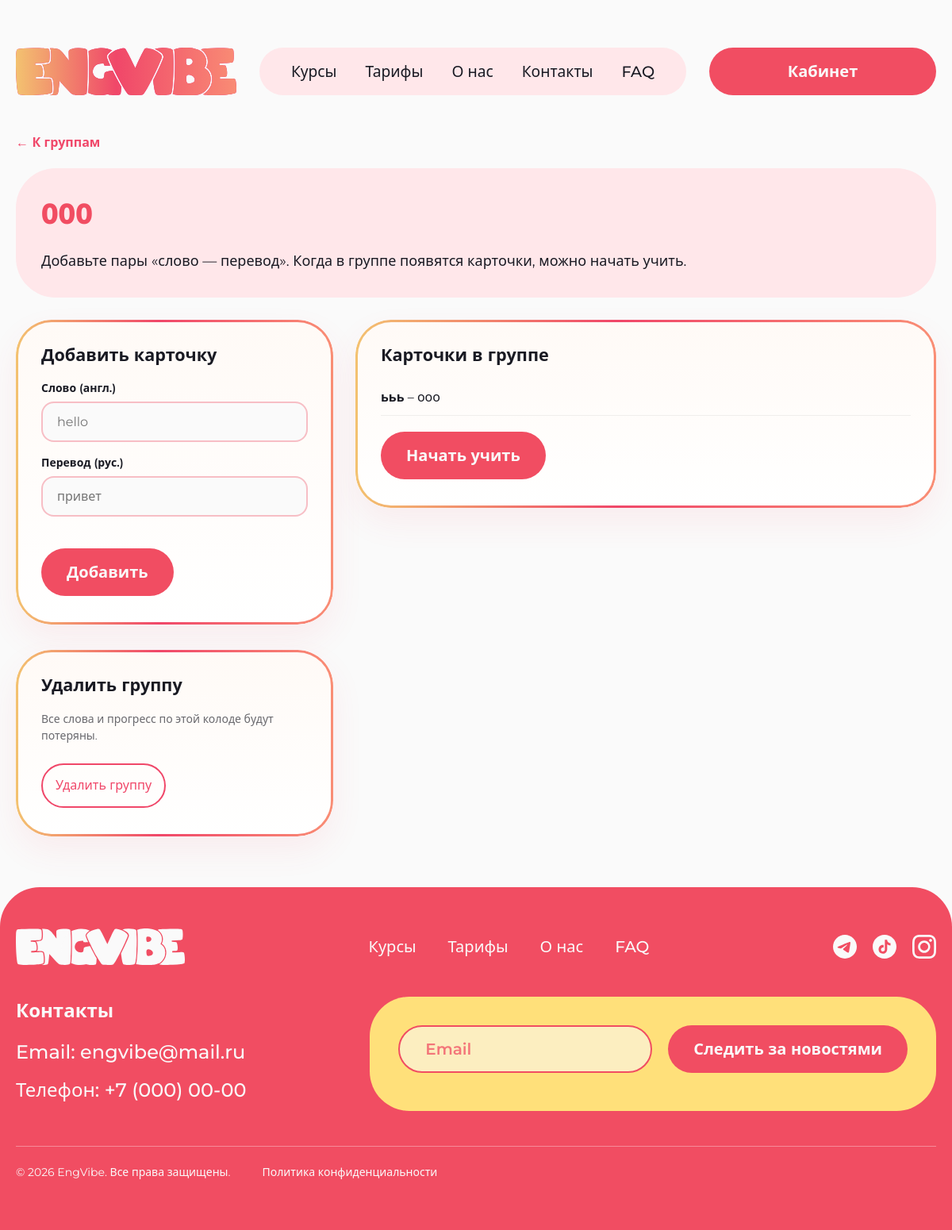
Screenshot of /games/flashcards/my/000/ (signed in) with the database file from the repository.
### core/models.py (models this page shows, shortened)
class FlashcardGroup(models.Model):
    class Meta:
        verbose_name = 'Группа карточек'
        verbose_name_plural = 'Группы карточек'
        ordering = ['order', 'name']
        constraints = [
            models.UniqueConstraint(
                fields=['slug'],
                condition=models.Q(owner__isnull=True),
                name='unique_default_flashcard_group_slug',
            ),
            models.UniqueConstraint(
                fields=['owner', 'slug'],
                condition=models.Q(owner__isnull=False),
                name='unique_user_flashcard_group_slug',
            ),
        ]
    name = models.CharField(max_length=120, verbose_name='Название')
    slug = models.SlugField(max_length=80, verbose_name='URL-идентификатор (slug)')
    level = models.CharField(
        max_length=2,
        choices=FLASHCARD_LEVELS,
        blank=True,
        verbose_name='Уровень',
        help_text='Для стандартных групп по уровням CEFR',
    )
    owner = models.ForeignKey(
        User,
        on_delete=models.CASCADE,
        null=True,
        blank=True,
        related_name='flashcard_groups',
        verbose_name='Владелец',
        help_text='Пусто — стандартная группа сайта',
    )
    order = models.PositiveIntegerField(default=0, verbose_name='Порядок')

class Flashcard(models.Model):
    class Meta:
        verbose_name = 'Карточка'
        verbose_name_plural = 'Карточки'
        ordering = ['order', 'id']
    group = models.ForeignKey(
        FlashcardGroup,
        on_delete=models.CASCADE,
        related_name='cards',
        verbose_name='Группа',
    )
    word_en = models.CharField(max_length=200, verbose_name='Слово (EN)')
    word_ru = models.CharField(max_length=200, verbose_name='Перевод (RU)')
    order = models.PositiveIntegerField(default=0, verbose_name='Порядок')

### core/flashcard_views.py (the view)
@login_required
def flashcards_group_manage(request, slug):
    group = _user_owned_group(slug, request.user)
    if not group:
        messages.error(request, 'Группа не найдена.')
        return redirect('core:flashcards_groups')
    if request.method == 'POST':
        if request.POST.get('action') == 'delete_group':
            name = group.name
            group.delete()
            messages.success(request, f'Группа «{name}» удалена.')
            return redirect('core:flashcards_groups')
        card_form = FlashcardForm(request.POST)
        if card_form.is_valid():
            card = card_form.save(commit=False)
            card.group = group
            card.save()
            messages.success(request, f'Карточка «{card.word_en}» добавлена.')
            return redirect('core:flashcards_group_manage', slug=slug)
    else:
        card_form = FlashcardForm()
    return render(
        request,
        'core/flashcards_group_manage.html',
        {
            'group': group,
            'cards': group.cards.all(),
            'card_form': card_form,
            'has_cards': group.cards.exists(),
        },
    )

### core/forms.py
class FlashcardForm(forms.ModelForm):
    class Meta:
        model = Flashcard
        fields = ('word_en', 'word_ru')
        labels = {
            'word_en': 'Слово (англ.)',
            'word_ru': 'Перевод (рус.)',
        }
    def __init__(self, *args, **kwargs):
        super().__init__(*args, **kwargs)
        placeholders = {
            'word_en': 'hello',
            'word_ru': 'привет',
        }
        for name, field in self.fields.items():
            field.widget.attrs.update({
                'class': 'input-field',
                'placeholder': placeholders.get(name, ''),
            })

### core/context_processors.py (called while the page is built)
def subscription_badge(request):
    return {}

def subscription_setup(request):
    return {
        'subscription_setup_pending': getattr(request, 'subscription_setup_pending', False),
    }

### core/flashcard_views.py (called while the page is built)
def _user_owned_group(slug, user):
    group = get_user_group(slug, user)
    if not group or group.owner_id != user.id:
        return None
    return group

### core/flashcards_utils.py (called while the page is built)
def get_user_group(group_slug, user):
    default = FlashcardGroup.objects.filter(slug=group_slug, owner__isnull=True).first()
    if default:
        return default
    return FlashcardGroup.objects.filter(slug=group_slug, owner=user).first()

### core/roles.py (called while the page is built)
def is_teacher(user):
    return user.is_authenticated and user.groups.filter(name='teacher_group').exists()

def is_teacher_or_admin(user):
    return is_teacher(user) or is_admin(user)

### core/templatetags/form_fields.py (called while the page is built)
@register.filter
def is_select_field(field):
    widget = field.field.widget
    return isinstance(widget, forms.Select) and not isinstance(
        widget, (forms.SelectMultiple, forms.CheckboxSelectMultiple)
    )

@register.filter
def is_multi_checkbox_field(field):
    return isinstance(field.field.widget, forms.CheckboxSelectMultiple)

@register.filter
def is_file_image_field(field):
    if getattr(field.field.widget, 'input_type', None) != 'file':
        return False
    return isinstance(field.field, forms.ImageField)

### core/templates/core/flashcards_group_manage.html (shortened to what this page needs)
{% extends 'core/base.html' %}
{% block body_class %}page-bento-form page-flashcards-manage{% endblock %}
{% block content %}
<section class="page-shell bento-form-page flashcards-manage-page">
    <div class="container">
        <div class="flashcards-page-toolbar">
            <a class="flashcards-page-back meta" href="{% url 'core:flashcards_groups' %}">← К группам</a>
        </div>
        <div class="bento-form-hero muted-band flashcards-manage-hero">
            <h1>{{ group.name }}</h1>
            <p class="page-lead bento-form-lead">Добавьте пары «слово — перевод». Когда в группе появятся карточки, можно начать учить.</p>
        </div>
        <div class="flashcards-manage-layout">
            <form method="post" class="bento-form-card surface-card bento-highlight flashcards-manage-add">
                <h2 class="profile-section__title">Добавить карточку</h2>
                {% for field in card_form %}
                    {% include 'core/includes/bento_form_field.html' with field=field only %}
                {% endfor %}
                <div class="bento-form-actions">
                    <button type="submit" class="btn btn-primary btn-pill">Добавить</button>
                </div>
            </form>
            <div class="surface-card bento-highlight flashcards-manage-list">
                <h2 class="profile-section__title">Карточки в группе</h2>
                {% if cards %}
                    <ul class="flashcards-word-list">
                        {% for c in cards %}
                            <li><strong>{{ c.word_en }}</strong> – {{ c.word_ru }}</li>
                        {% endfor %}
                    </ul>
                {% else %}
                    <p class="meta flashcards-manage-empty">Пока нет карточек. Добавьте первую в форме слева.</p>
                {% endif %}
                {% if has_cards %}
                    <div class="bento-form-actions flashcards-manage-list-actions">
                        <a class="btn btn-primary btn-pill" href="{% url 'core:flashcards_play' group.slug %}">Начать учить</a>
                    </div>
                {% endif %}
            </div>
            <form
                method="post"
                class="bento-form-card surface-card bento-highlight flashcards-manage-delete"
                data-fc-confirm
                data-fc-confirm-title="Удалить группу?"
                data-fc-confirm-text="Группа «{{ group.name }}» и все карточки в ней будут удалены без возможности восстановления."
            >
                <h2 class="profile-section__title">Удалить группу</h2>
                <p class="meta">Все слова и прогресс по этой колоде будут потеряны.</p>
                <div class="bento-form-actions">
                    <button type="submit" class="btn btn-outline-pink btn-pill">Удалить группу</button>
                </div>
            </form>
        </div>
    </div>
</section>
{% endblock %}

### rows the page displays
FlashcardGroup: name "000"
Flashcard: word_en "ььь", word_ru "ооо"

### other values shown
{{ field.label }} "Слово (англ.)" "Перевод (рус.)"
